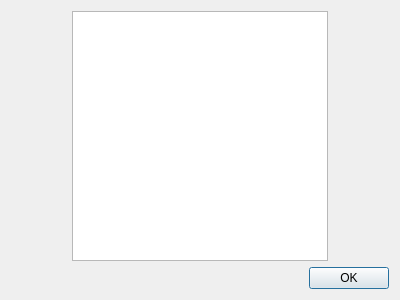
<?xml version="1.0" encoding="UTF-8"?>
<ui version="4.0">
 <class>KbProfileDialog</class>
 <widget class="QDialog" name="KbProfileDialog">
  <property name="geometry">
   <rect>
    <x>0</x>
    <y>0</y>
    <width>400</width>
    <height>300</height>
   </rect>
  </property>
  <property name="focusPolicy">
   <enum>Qt::ClickFocus</enum>
  </property>
  <property name="windowTitle">
   <string>Keyboard Profiles</string>
  </property>
  <layout class="QGridLayout" name="gridLayout">
   <item row="0" column="0">
    <spacer name="horizontalSpacer">
     <property name="orientation">
      <enum>Qt::Horizontal</enum>
     </property>
     <property name="sizeHint" stdset="0">
      <size>
       <width>40</width>
       <height>20</height>
      </size>
     </property>
    </spacer>
   </item>
   <item row="0" column="2">
    <spacer name="horizontalSpacer_2">
     <property name="orientation">
      <enum>Qt::Horizontal</enum>
     </property>
     <property name="sizeHint" stdset="0">
      <size>
       <width>40</width>
       <height>20</height>
      </size>
     </property>
    </spacer>
   </item>
   <item row="0" column="1">
    <widget class="RListWidget" name="profileList">
     <property name="contextMenuPolicy">
      <enum>Qt::CustomContextMenu</enum>
     </property>
     <property name="frameShadow">
      <enum>QFrame::Plain</enum>
     </property>
     <property name="iconSize">
      <size>
       <width>24</width>
       <height>24</height>
      </size>
     </property>
    </widget>
   </item>
   <item row="1" column="0" colspan="3">
    <widget class="QDialogButtonBox" name="buttonBox">
     <property name="orientation">
      <enum>Qt::Horizontal</enum>
     </property>
     <property name="standardButtons">
      <set>QDialogButtonBox::Ok</set>
     </property>
    </widget>
   </item>
  </layout>
 </widget>
 <customwidgets>
  <customwidget>
   <class>RListWidget</class>
   <extends>QListWidget</extends>
   <header>rlistwidget.h</header>
  </customwidget>
 </customwidgets>
 <tabstops>
  <tabstop>profileList</tabstop>
 </tabstops>
 <resources/>
 <connections>
  <connection>
   <sender>buttonBox</sender>
   <signal>accepted()</signal>
   <receiver>KbProfileDialog</receiver>
   <slot>accept()</slot>
   <hints>
    <hint type="sourcelabel">
     <x>248</x>
     <y>254</y>
    </hint>
    <hint type="destinationlabel">
     <x>157</x>
     <y>274</y>
    </hint>
   </hints>
  </connection>
  <connection>
   <sender>buttonBox</sender>
   <signal>rejected()</signal>
   <receiver>KbProfileDialog</receiver>
   <slot>reject()</slot>
   <hints>
    <hint type="sourcelabel">
     <x>316</x>
     <y>260</y>
    </hint>
    <hint type="destinationlabel">
     <x>286</x>
     <y>274</y>
    </hint>
   </hints>
  </connection>
 </connections>
</ui>
